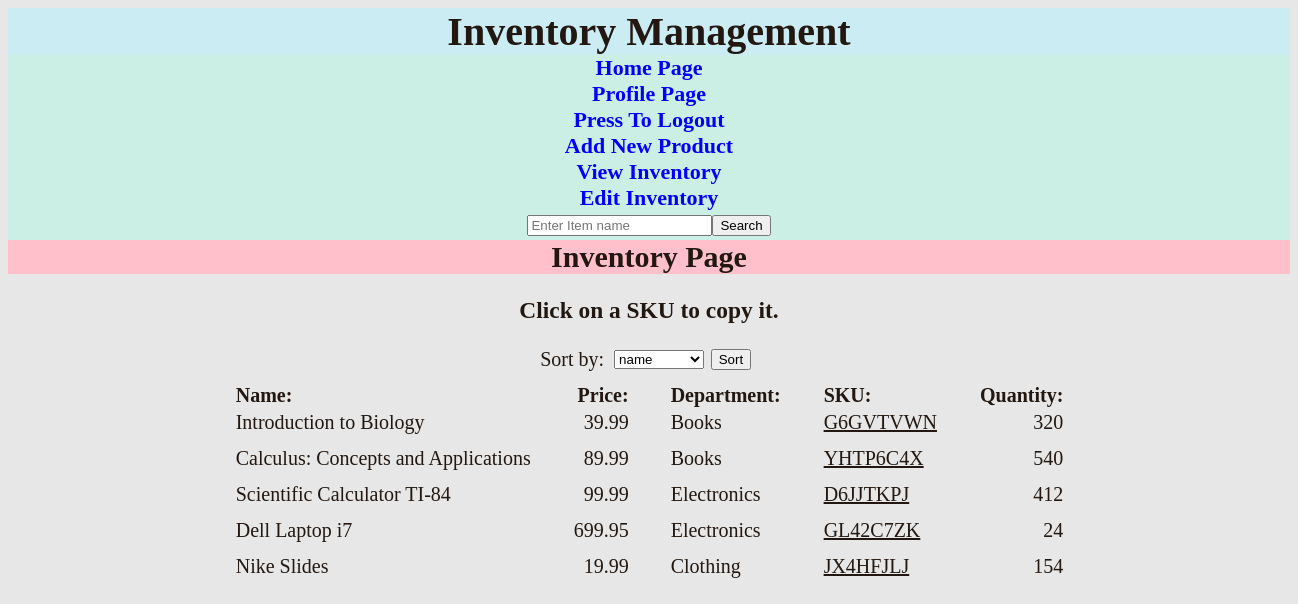
Page /inventory_page (signed in) on the committed database.
### models.py (models this page shows, shortened)
class Inventory(db.Model):
    id = db.Column(db.Integer, primary_key=True)
    name = db.Column(db.String(100))
    price = db.Column(db.Float(100))
    department = db.Column(db.String(100))
    sku = db.Column(db.String(100), unique=True)
    quantity = db.Column(db.Integer)

### views.py (the view, shortened to what this page needs)
@views.route("inventory_page", methods=["GET", "POST"])
@login_required
def inventory_page():
    sort_options = ['name', 'price', 'department', 'sku', 'quantity']
    inventory = Inventory.query.all()
    return render_template('inventory.html', inventory=inventory, sort_options=sort_options)

### app.py (called while the page is built)
@login_manager.user_loader
def load_user(id):
    from models import Users
    return db.session.get(Users, int(id))

@app.before_request
def create_tables():
    db.create_all()

### templates/inventory.html (shortened to what this page needs)
{% extends "index.html" %}
{% block label %}Inventory Page{% endblock %}
{% block content %}
<h3>Click on a SKU to copy it.</h3>
<form  id="sort_form" method="POST" action="{{ url_for('views.inventory_page') }}">
        <label for="sort_key">Sort by:</label>
        <select name="sort_key" id="sort_key">
            {% for option in sort_options %}
                <option value="{{ option }}">{{ option }}</option>
            {% endfor %}
        </select>
        <button type="submit">Sort</button>
    </form>
<div class="inventory_wrapper" style="text-align: left">
    <table id="inventory_table" style="margin: 0 auto">
        <tr>
            <th style="padding-right: 40px">Name:</th>
            <th style="text-align: right; padding-right: 0px">Price:</th>
            <th style="padding-left: 40px; padding-right: 40px">Department:</th>
            <th style="padding-right: 40px">SKU:</th>
            <th style="text-align: right; padding-right: 0px">Quantity:</th>
        </tr>
        {% for product in inventory %}
        <tr>
            <td style="padding-right: 40px; padding-bottom: 10px;">{{ product.name }}</td>
            <td style="text-align: right; padding-right: 0px; padding-bottom: 10px">{{ product.price }}</td>
            <td style="padding-right: 40px; padding-bottom: 10px; padding-left: 40px">{{ product.department }}</td>
            <td onclick="copyToClipboard('{{ product.sku }}')" style="padding-right: 40px; padding-bottom: 10px; text-decoration-line: underline; cursor: pointer">{{ product.sku }}</td>
            <td style="text-align: right; padding-right: 0px; padding-bottom: 10px">{{ product.quantity }}</td>
        </tr>
        {% endfor %}
    </table>
</div>
{% endblock %}

### templates/index.html (shortened to what this page needs)
<!doctype html>
<html lang="en">
<head>
    <link rel="stylesheet" type="text/css" href="{{ url_for('static', filename='style.css')}}">
</head>
<body>
<div id="wrapper">
    <Header>
        <h1>
            Inventory Management
        </h1>
    </Header>
    <nav>
        <a href="{{ url_for('views.home')}}">Home Page</a><br>
        <a href="{{ url_for('views.profile_page')}}">Profile Page</a><br>
        <a href="{{ url_for('views.logout')}}">Press To Logout</a><br>
        <a href="{{ url_for('views.product_add')}}">Add New Product</a><br>
        <a href="{{ url_for('views.inventory_page')}}">View Inventory</a><br>
        <a href="{{ url_for('views.inventory_edit')}}"> Edit Inventory</a><br>
    </nav>
    <div id="search">
        <form style="padding-top: 4px;padding-bottom: 4px; justify-content:center; display: flex;" action="/search" method="post" >
            <input type="text" name="search" placeholder="Enter Item name">
            <input type="submit" value="Search">
        </form>
    </div>
    <h1 id="page_label">{% block label %}Home Page{% endblock %}</h1>
    {% block content %}{% endblock %}
</div>
</body>
</html>

### static/style.css (style rules this page uses)
body { background-color: #e7e7e7; color: #221811; }
nav { font-weight: bold; text-align: center; font-size: 22px; margin-bottom: 0em; background-color: rgba(181, 246, 227, 0.54) }
nav a { text-decoration: none }
nav a:link { color: blue; }
h1 { background-color: rgba(179, 242, 255, 0.52); text-align: center; margin-top: 0px; margin-bottom: 0px; }
p,h2,h3,h4 { text-align: center; padding-left: 1em; padding-right: 1em; }
#wrapper { min-width: 1280px; min-height: 720px; font-size: 20px }
#page_label { font-weight: bold; font-size: 30px; background-color: pink; }
#search { background-color: rgba(181, 246, 227, 0.54) }
#sort_form { display: flex; justify-content: center; align-items: center; margin-top: 0px; margin-bottom: 10px; }
#sort_form label,select,button { margin-right: 0.5em; }

### rows in the picture
Inventory: name "Introduction to Biology", price "39.99", department "Books", sku "G6GVTVWN", quantity "320"
Inventory: name "Calculus: Concepts and Applications", price "89.99", department "Books", sku "YHTP6C4X", quantity "540"
Inventory: name "Scientific Calculator TI-84", price "99.99", department "Electronics", sku "D6JJTKPJ", quantity "412"
Inventory: name "Dell Laptop i7", price "699.95", department "Electronics", sku "GL42C7ZK", quantity "24"
Inventory: name "Nike Slides", price "19.99", department "Clothing", sku "JX4HFJLJ", quantity "154"

### other values in the picture
form field sort_key "name"
